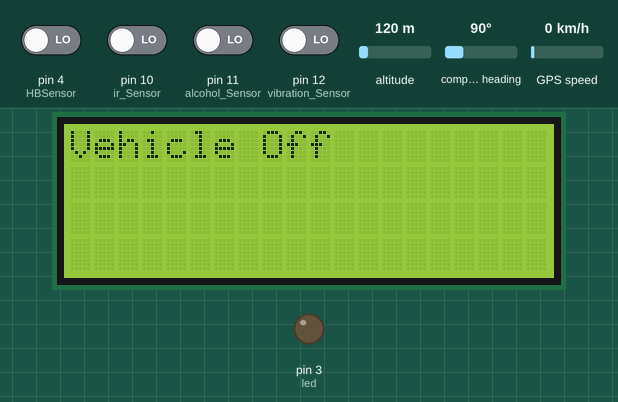
The sketch below on a simulated Arduino Uno, built with avr-gcc and run on an emulated ATmega328P. Parts: 20×4 character LCD, output pins drawn as LEDs (lit = HIGH). Inputs (shaded band) come from the test bench; at power-on: pin 4 (HBSensor), pin 10 (ir_Sensor), pin 11 (alcohol_Sensor), pin 12 (vibration_Sensor) LOW, altitude 120 m, compass heading 90°, GPS speed 0 km/h. The GPS gets a fix after 3 s at 37.7749, -122.4194 with 8 satellites; what the sketch prints to the serial monitor is not drawn.

Above: at 1.2 s.
1.3 s: pin 10 (ir_Sensor) driven HIGH
At 2.13 s:
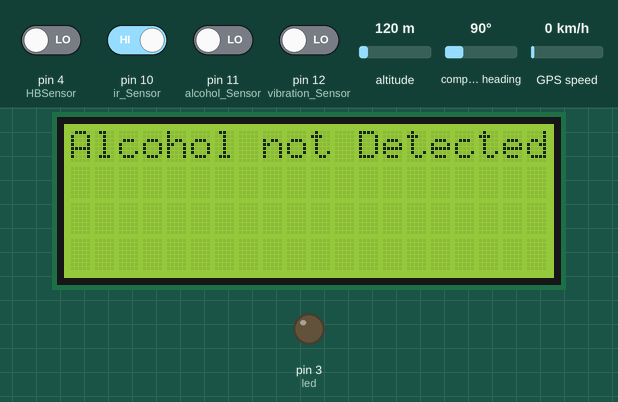
At 2.7 s:
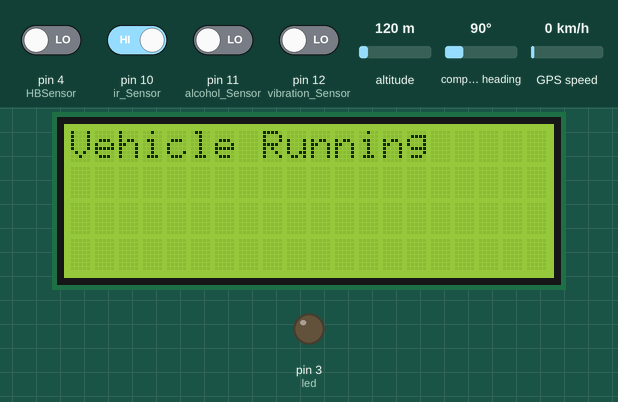
3.8 s: pin 12 (vibration_Sensor) driven HIGH
At 6.1 s:
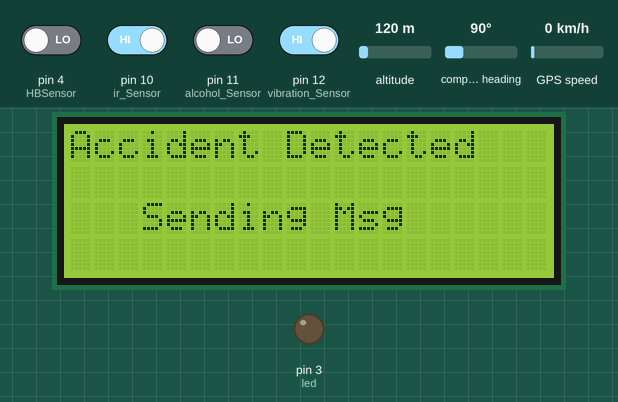
Timing chart, 0 to 7.6 s (numbered marks = the images above; inputs shaded):
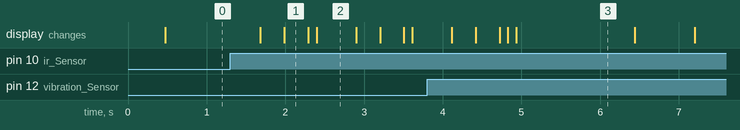

Measured:
- after the input at 1.3 s, the display: first changes after 0.38 s (image 1 shows a later state)
- after the input at 3.8 s, the display: first differs from a run without the input after 1.1 s (image 3)
- what the display in image 2 shows lasts 0.5 s, from 2.4 s to 2.9 s

The sketch:

Arduino_maincode_2.ino
```cpp
#include <LiquidCrystal.h>
#include <TinyGPS.h>
#include <TimerOne.h>

LiquidCrystal lcd(13, 5, 6, 7, 8, 9);
const int ir_Sensor = 10;
const int alcohol_Sensor = 11;
const int vibration_Sensor = 12;
const int led=3;
TinyGPS gps;
long lat, lon;
bool ir_status = LOW;
bool alcohol_Status = LOW;
bool vibration_Status = LOW;

int HBSensor = 4;
int HBCount = 0;
int HBCheck = 0;
int TimeinSec = 0;
int HBperMin = 0;
int HBStartCheck = 0;

void setup() {
  pinMode(HBSensor, INPUT);
  Timer1.initialize(800000);
  Timer1.attachInterrupt(timerIsr);
  lcd.clear();

  pinMode(ir_Sensor, INPUT);
  pinMode(alcohol_Sensor, INPUT);
  pinMode(vibration_Sensor, INPUT);
  pinMode(led,OUTPUT);
  Serial.begin(9600);  // Serial for debugging

  lcd.begin(20, 4);
  lcd.print("ACCIDENT DETECTION");
  lcd.setCursor(3, 2);
  lcd.print("SYSTEM");
}

void loop() {
  delay(400);
  lcd.clear();
  ir_status = digitalRead(ir_Sensor);

  if (ir_status == HIGH) {
      alcohol_Status = digitalRead(alcohol_Sensor);
      delay(100);

      if (alcohol_Status == LOW) {
        delay(200);
        lcd.clear();
        lcd.print("Alcohol not");
        lcd.print(" Detected");
        delay(300);
        lcd.clear();
        digitalWrite(3,LOW);
        lcd.print("Vehicle Started");
        delay(100);
        lcd.clear();
        lcd.print("Vehicle Running");

        vibration_Status = digitalRead(vibration_Sensor);
        delay(100);

        if (vibration_Status == HIGH) {
          lcd.clear();
          lcd.print("Accident Detected");
          lcd.setCursor(3, 2);
          lcd.print("Sending Msg");
          delay(300);
          while(1){
            sendAccidentMessage();
            trackHeartBeat();
            delay(200);
          }
        }
      } else {
        lcd.clear();
        Serial.print("Alcohol ");
        Serial.println("Detected");
        Serial.println("Drunk and Driving");
        Serial.println("Location and Details");
        gps_read();
        digitalWrite(3,HIGH);
        delay(100);
        vibration_Status = digitalRead(vibration_Sensor);
        delay(100);
        while (vibration_Status == HIGH) {
          lcd.clear();
          lcd.print("Accident Detected");
          lcd.setCursor(3, 2);
          lcd.print("Sending Msg");
          delay(100);
          sendAccidentMessage();
          trackHeartBeat();
          delay(100);
        }
      }
  } else {
    lcd.clear();
    lcd.println("Vehicle Off");
    delay(200);
  }
}

void sendAccidentMessage() {
  delay(100);
  Serial.println("Accident Detected");  // The SMS text
  Serial.println("Location and Details");  // Additional text
  gps_read();  // Call GPS read function to append location data
}

void gps_read() {
  bool newData = false;
  unsigned long chars;
  unsigned short sentences, failed;
  // For one second we parse GPS data and report some key values
  for (unsigned long start = millis(); millis() - start < 1000;)
  {
    while (Serial.available())
    {
      char c = Serial.read();
      //Serial.print(c);
      if (gps.encode(c))
        newData = true;
    }
  }

  if (newData)      //If newData is true
  {
    float flat, flon;
    unsigned long age;
    gps.f_get_position(&flat, &flon, &age);
    Serial.println("Name:XYZ");
    Serial.println("Mobile:8142740941");
    Serial.println("Address:29,ABC,321421");
    Serial.print("Latitude = ");
    Serial.println(flat == TinyGPS::GPS_INVALID_F_ANGLE ? 0.0 : flat, 6);
    Serial.print("Longitude = ");
    Serial.print(flon == TinyGPS::GPS_INVALID_F_ANGLE ? 0.0 : flon, 6);
    Serial.println(" ");
  }

  Serial.println(failed);
}

void trackHeartBeat() {
  lcd.clear();
  lcd.setCursor(0, 3);
  lcd.print("HB Counting ..");
  HBStartCheck = 1;
  lcd.setCursor(0, 0);
  lcd.print("current HB : ");
  lcd.setCursor(0, 1);
  lcd.print("Time in sec : ");
  lcd.setCursor(0, 2);
  lcd.print("HB per min : ");


  while (HBStartCheck == 1) {
    if ((digitalRead(HBSensor) == HIGH) && (HBCheck == 0)) {
      HBCount++;
      HBCheck = 1;
      lcd.setCursor(14, 0);
      lcd.print(HBCount);
      lcd.print(" ");
    }

    if ((digitalRead(HBSensor) == LOW) && (HBCheck == 1)) {
      HBCheck = 0;
    }

    if (TimeinSec == 10) {
      HBperMin = HBCount * 6;
      HBStartCheck = 0;
      lcd.setCursor(14, 2);
      lcd.print(HBperMin);
      lcd.print(" ");
      lcd.setCursor(0, 3);
      HBCount = 0;
      TimeinSec = 0;
      delay(1000);
    }

  }
}

void timerIsr() {
  if (HBStartCheck == 1) {
    TimeinSec++;
    lcd.setCursor(14, 1);
    lcd.print(TimeinSec);
    lcd.print(" ");
  }
}
```
